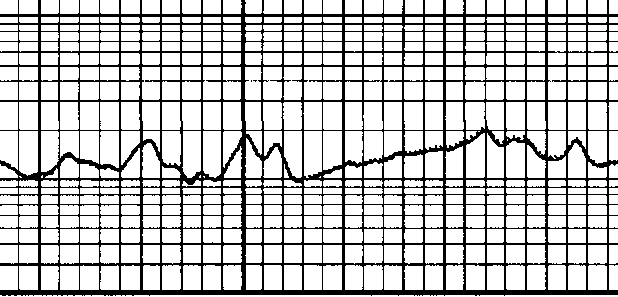
#> input picture img1.png, 618 x 297 px
$ jupyter execute example-curves.ipynb
#> lines starting #> are read from the running program, lines starting #| are printed output that depends on the picture; after the words box and inside, x2 and y2 are one past the last pixel; in counts of white or black regions, pixels touching at a corner belong together
[cell 1]
import cv2
import numpy as np
import matplotlib.pyplot as plt
from PIL.ImageChops import overlay
from skimage.morphology import disk, opening, skeletonize
from scipy import ndimage
import imageio.v3 as imgio

[cell 2]
"""
Reading the image
Matlab steps translated:
O = imread('test.png');
O = mean(O,3);
I = imgaussfilt(O,1);
"""
# Maybe switch to imageio imread and the to the scipy gaussian filter
# Just don't know how to use the scipy one yet
# Because cv2 reads an image as BGR instead of RBG and I don't know if that is
# the reason the overlay is kind of ugly.
#O = cv2.imread("img1.png")
#I = cv2.GaussianBlur(O, (0, 0), sigmaX=1, sigmaY=1)
O = imgio.imread("img1.png")
#> O is the input picture: shape (297, 618, 3); 78% white; 3 black regions (2 under 20 px), largest, box (x1, y1, x2, y2) and area: (0, 0, 618, 296) 40304
I = ndimage.gaussian_filter(O, sigma=1)
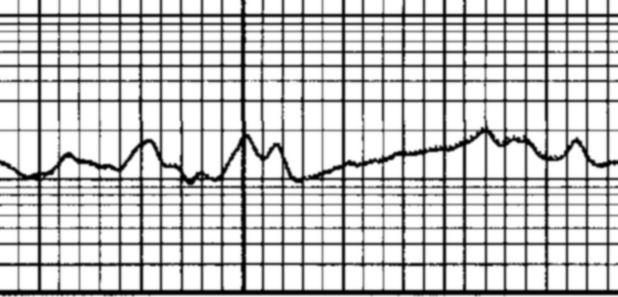
#> I: shape (297, 618, 3); min 0, max 255, mean 198.3

[cell 3]
# Plotting
plt.figure(figsize=(10, 10))
plt.subplot(2, 2, 1)
plt.imshow(I, cmap="gray")
plt.axis("image")
plt.subplot(2, 2, 3)
plt.plot(np.sum(I, axis=0))
plt.axis("tight")
plt.subplot(2, 2, 4)
plt.plot(np.sum(I, axis=1))
plt.gca().set_aspect("auto")
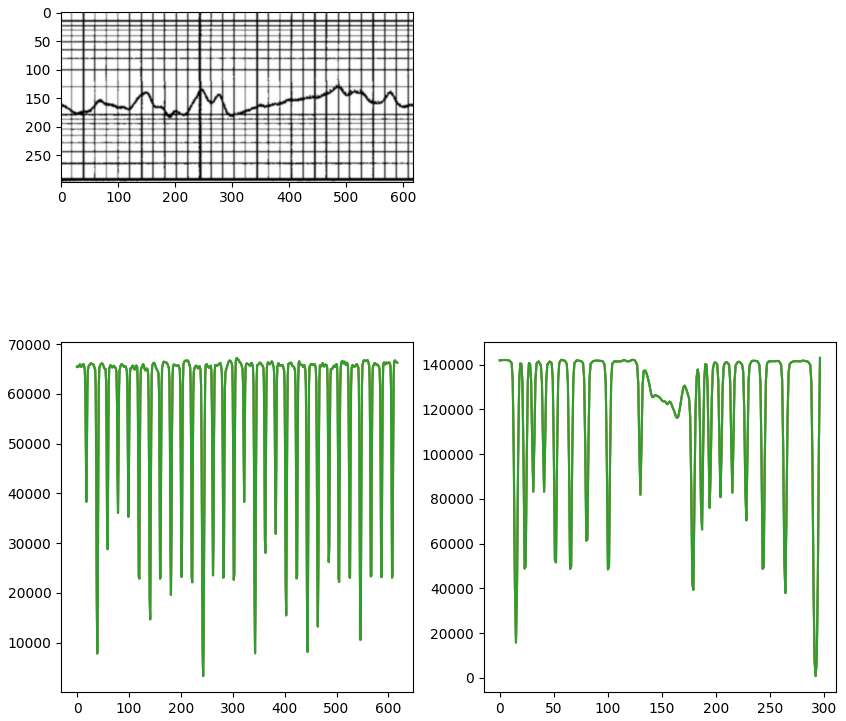
#> figure drawn by matplotlib, 3 panels; panel 2: curve peaks at x = 308, y = 67212; panel 2: curve peaks at x = 308, y = 67212; panel 2: curve peaks at x = 308, y = 67212; panel 3: curve peaks at x = 296, y = 142956

[cell 4]
#The linear algebra stuff.
#(sum(I,1) < 50000)
#(sum(I,2) < 110000)
row_mask = np.sum(I, axis=1) < 110000
#> row_mask = 297 rows, first 8: [False, False, False], [False, False, False], [False, False, False], [False, False, False], [False, False, False], [False, False, False], [False, False, False], [False, False, False]
print(f'row_mask:\n {row_mask.shape}')
#| row_mask:
#|  (297, 3)
print(f'row-like row_mask:\n {row_mask[:, np.newaxis].shape}')
#| row-like row_mask:
#|  (297, 1, 3)
col_mask = np.sum(I, axis=0) < 50000
#> col_mask = 618 rows, first 8: [False, False, False], [False, False, False], [False, False, False], [False, False, False], [False, False, False], [False, False, False], [False, False, False], [False, False, False]
print(f'col_mask:\n {col_mask.shape}')
#| col_mask:
#|  (618, 3)
print(f'column-like col_mask:\n {col_mask[np.newaxis, :].shape}')
#| column-like col_mask:
#|  (1, 618, 3)

# Combining the masks with ones
mask_combined = (row_mask[:, np.newaxis] | col_mask[np.newaxis, :])
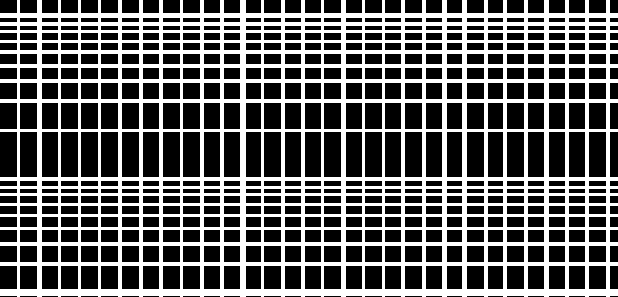
#> mask_combined: shape (297, 618, 3) bool; 37.6% white; 1 white region, box (x1, y1, x2, y2) and area: (0, 0, 618, 297) 69046

# K = max(O,max(O(:))*(ones(size(I,1),1)*(sum(I,1) < 50000) | (sum(I,2) < 110000)*ones(1,size(I,2))));
K = np.maximum(O, np.max(O) * mask_combined)
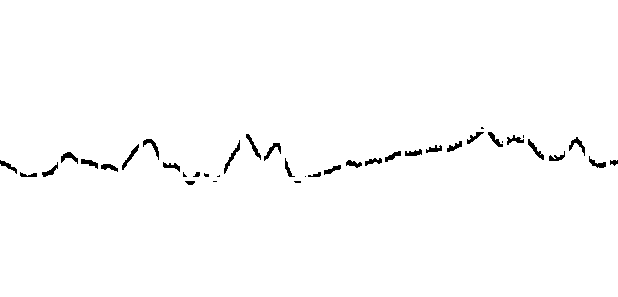
#> K: shape (297, 618, 3); 98.7% white; 40 black regions (9 under 20 px), largest, box (x1, y1, x2, y2) and area: (224, 140, 240, 174) 115, (122, 144, 139, 170) 103, (569, 137, 585, 156) 101

[cell 5]
# Morphological operations
se = disk(10)
J = opening(K.mean(axis=2), se)
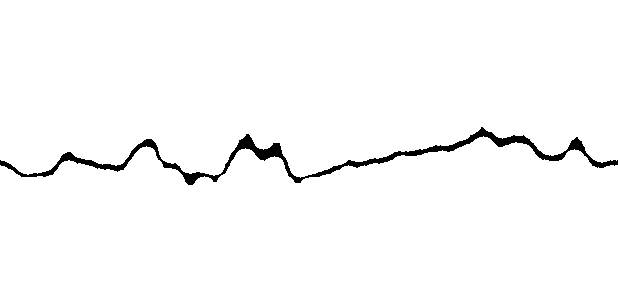
#> J: shape (297, 618) float64; 97.9% white; 1 black region, box (x1, y1, x2, y2) and area: (0, 127, 618, 185) 3818
S = skeletonize(J<128)
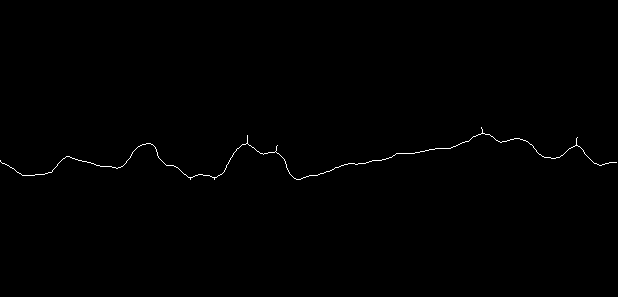
#> S: shape (297, 618) bool; 0.37% white in thin lines or dots, all inside (x1, y1, x2, y2) = (0, 127, 617, 180)

[cell 6]
# Plotting again
plt.figure(figsize=(10, 10))
plt.subplot(2, 2, 4)

# Making the overlay of the skeleton on the original image
overlay = np.zeros(O.shape[:2] + (3,), dtype=np.uint8)  + 255
overlay[S] = [255, 0, 0]

plt.imshow(overlay)
plt.imshow(O, cmap="gray", alpha=0.2)
plt.axis("image")
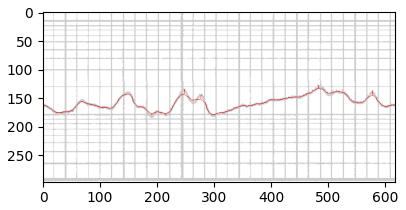
#> figure drawn by matplotlib, 1 panel
